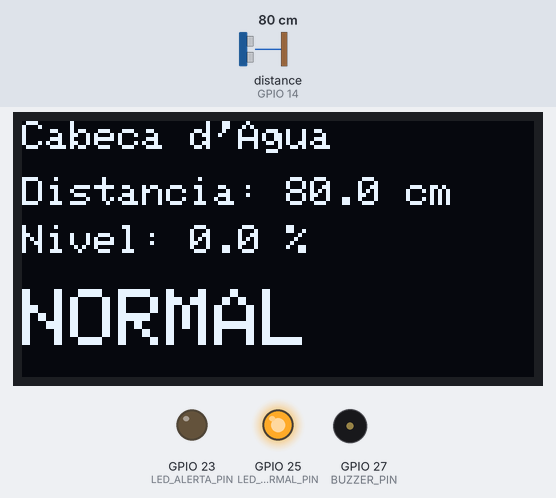
A sketch run on a simulated ESP32. Parts: 128×64 one-colour display, output pins drawn as LEDs (lit = HIGH), buzzer (waves = sounding). Wiring (inferred from the names in the program): ultrasonic range finder: trigger GPIO 4; echo GPIO 14. Inputs (shaded band) come from the test bench; at power-on: distance to the obstacle (sensor on GPIO 14) 80 cm. The echo pulse lasts 58.3 µs per cm; WiFi joins after 1.5 s; servers stay silent unless stated; uploads are accepted with an empty reply; pins used as bus, display or sensor lines are not drawn; what the sketch prints to the serial monitor is not drawn.

Above: at 2.9 s.
3.0 s: distance to the obstacle (sensor on GPIO 14) set to 26 cm
At 5.5 s:
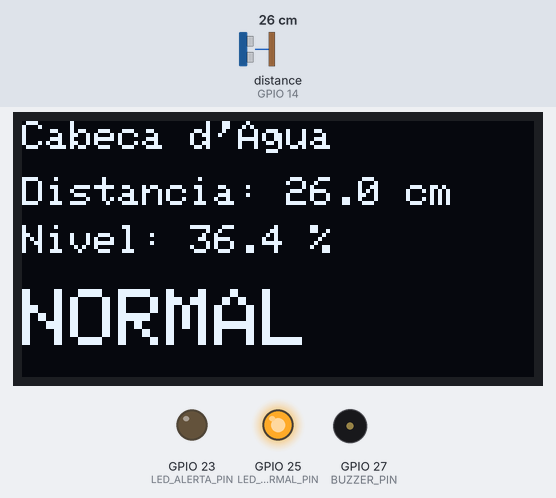
5.8 s: distance to the obstacle (sensor on GPIO 14) set to 22 cm
At 7.0 s:
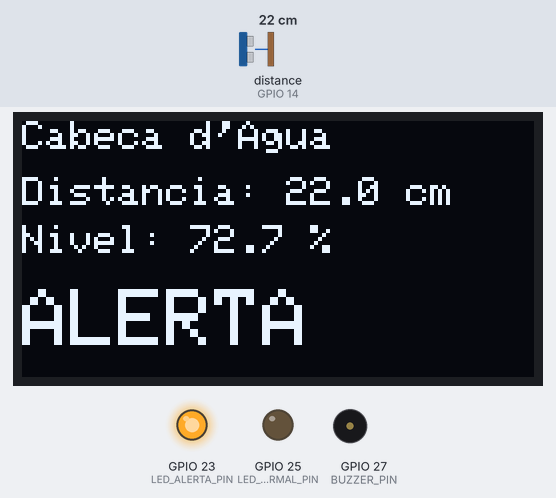
7.8 s: distance to the obstacle (sensor on GPIO 14) set to 17 cm
At 9.5 s:
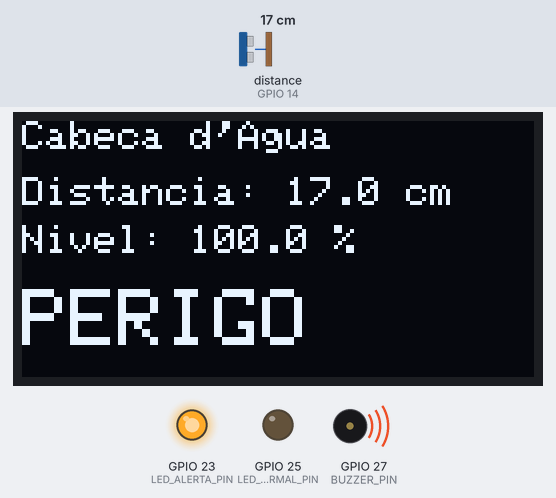
9.8 s: distance to the obstacle (sensor on GPIO 14) set to 35 cm
At 11.3 s:
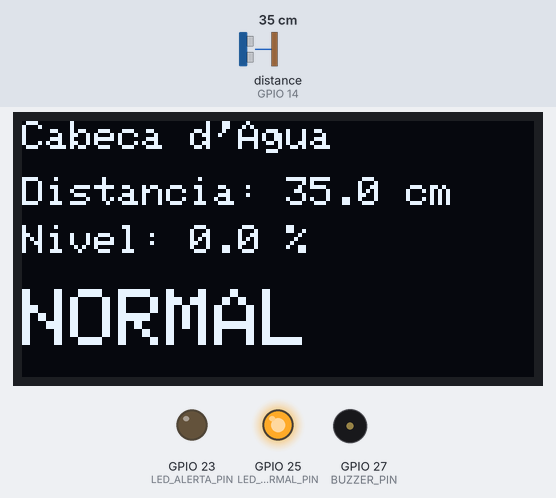
11.8 s: distance to the obstacle (sensor on GPIO 14) set to 2 cm
At 13.7 s:
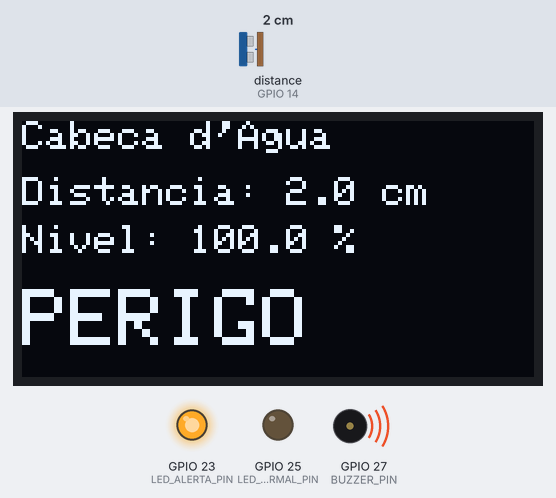
Timing chart, 0 to 14.8 s (numbered marks = the images above; inputs shaded):
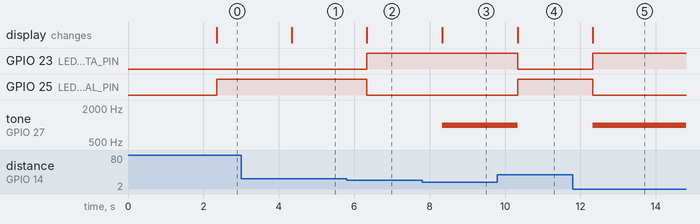

Measured:
- the behaviour switches between 24 and 23 cm on distance to the obstacle (sensor on GPIO 14) (found by bisection; images 1 and 2)
- the behaviour switches between 19 and 18 cm on distance to the obstacle (sensor on GPIO 14) (found by bisection; images 2 and 3)
- after the input at 3.0 s, the display: changes after 1.3 s (image 1)
- after the input at 5.8 s, GPIO 23 (LED_ALERTA_PIN): LOW → HIGH after 0.54 s; GPIO 25 (LED_NORMAL_PIN): HIGH → LOW after 0.54 s; the display: changes after 0.54 s (image 2)
- after the input at 7.8 s, tone on GPIO 27 (BUZZER_PIN): silent → 1000 Hz after 0.53 s; the display: changes after 0.53 s (image 3)
- after the input at 9.8 s, GPIO 23 (LED_ALERTA_PIN): HIGH → LOW after 0.54 s; GPIO 25 (LED_NORMAL_PIN): LOW → HIGH after 0.54 s; tone on GPIO 27 (BUZZER_PIN): 1000 Hz → silent after 0.54 s; the display: changes after 0.54 s (image 4)
- after the input at 11.8 s, GPIO 23 (LED_ALERTA_PIN): LOW → HIGH after 0.53 s; GPIO 25 (LED_NORMAL_PIN): HIGH → LOW after 0.53 s; tone on GPIO 27 (BUZZER_PIN): silent → 1000 Hz after 0.53 s; the display: changes after 0.53 s (image 5)

The sketch:

main.ino
```cpp
/*
  =====================================================================
  Projeto: Cabeça d'Água - Monitoramento de Nível de Água
  Placa: ESP32
  Sensor: HC-SR04
  Display: OLED 0,96" I2C (SSD1306)

  Esta versão une:
   - a leitura com média de várias amostras + fator de calibração
   - todos os componentes já ligados no projeto: 2 LEDs, buzzer e OLED
   - Wi-Fi + envio dos dados pro backend do site
   - fail-safe — se o sensor falhar (zona cega), envia 100%
     (crítico) pro site em vez de ficar em silêncio
   - cálculo de nível PROPORCIONAL (0-100%)

  CONFIGURAÇÃO FÍSICA DA MAQUETE (atualizada após troca de sensor):
   - Sensor: HC-SR04 (trocado do AJ-SR04M/JSN-SR04T — mesmo protocolo
     de leitura, sem mudança na lógica de codigo; zona cega bem menor
     e feixe mais estreito que o sensor anterior)
   - Sensor fixado a 32 cm do fundo do pote (pote de 17 cm + 15 cm de
     folga acima da borda)
   - Nível normal (baseline): 5 cm de água
   - Alerta (LED): a partir de 7 cm de água -> distancia = 32-7 = 25 cm
   - Perigo (buzzer): a partir de 11 cm de água -> distancia = 32-11 = 21 cm
   - Escala 0-100% enviada ao site: 0% = pote vazio (32 cm),
     100% = limiar de perigo, 11 cm de agua (21 cm)

  LIGAÇÕES:
  - HC-SR04:
      VCC  -> positivo da protoboard (5V - o HC-SR04 exige 5V de verdade)
      GND  -> negativo da protoboard
      TRIG -> D4
      ECHO -> divisor de tensão (1k + 2k) -> D14   (o eco sai em 5V,
              o ESP32 nao e tolerante a 5V nos GPIOs)
  - Display OLED (I2C):
      VCC -> positivo da protoboard
      GND -> negativo da protoboard
      SCK -> D22 (SCL)
      SDA -> D21 (SDA)
  - LED 1 (status normal):
      Anodo  -> resistor 220R -> D25
      Catodo -> negativo da protoboard
  - LED 2 (status de alerta/perigo):
      Anodo  -> resistor 220R -> D23
      Catodo -> negativo da protoboard
  - Buzzer:
      (-) -> negativo da protoboard
      (+) -> D27

  BIBLIOTECAS NECESSÁRIAS (Library Manager da Arduino IDE):
      - Adafruit SSD1306
      - Adafruit GFX Library
      (Adafruit BusIO é instalada automaticamente como dependência)
      (WiFi.h e HTTPClient.h já vêm com o pacote da placa ESP32)
      (o HC-SR04 nao usa biblioteca propria - leitura via pulseIn)
  =====================================================================
*/

#include <Wire.h>
#include <Adafruit_GFX.h>
#include <Adafruit_SSD1306.h>
#include <WiFi.h>
#include <WiFiClient.h>
#include <WiFiClientSecure.h>
#include <HTTPClient.h>

// ================== PINOS ==================
#define TRIG_PIN         4
#define ECHO_PIN         14
#define LED_NORMAL_PIN   25
#define LED_ALERTA_PIN   23
#define BUZZER_PIN       27

// ================== DISPLAY OLED ==================
#define SCREEN_WIDTH  128
#define SCREEN_HEIGHT 64
#define OLED_RESET    -1
#define OLED_ADDR     0x3C   // se nao inicializar, tente 0x3D
Adafruit_SSD1306 display(SCREEN_WIDTH, SCREEN_HEIGHT, &Wire, OLED_RESET);

// ================== CALIBRACAO DA LEITURA (HC-SR04) ==================
const float FATOR_CALIBRACAO = 1.0f;
const float OFFSET_CORRECAO_SENSOR_CM = 0.0f;

// Numero de leituras usadas para calcular a media a cada medicao
const int NUM_LEITURAS = 5;

// Timeout do pulso do sensor (HC-SR04 alcanca ate ~400cm)
const unsigned long SENSOR_TIMEOUT_US = 25000;

// ================== CALIBRACAO DO NIVEL (0% - 100%) ==================
// Pote vazio -> distancia = altura do sensor ate o fundo = 32 cm
const float DIST_NIVEL_0_CM   = 30.0;

// "100%" = limiar de perigo definido (11 cm de agua) -> distancia = 30-11 = 19 cm
const float DIST_NIVEL_100_CM = 19.0;

// ================== LIMIARES DIRETOS EM CM (LED e BUZZER) ==================
// Definidos direto pela altura de agua combinada com a orientadora,
// nao mais derivados de uma porcentagem generica.
// A agua sobe -> a distancia sensor-agua DIMINUI, por isso o limiar do
// LED (mais longe) e MAIOR que o do buzzer (mais perto).
const float LIMIAR_LED_VERMELHO_CM = 23.0f;  // alerta a partir de 7 cm de agua (30-7=23)
const float LIMIAR_BUZZER_CM       = 19.0f;  // perigo a partir de 11 cm de agua (30-11=19)

// Intervalo entre medicoes completas
const unsigned long INTERVALO_LEITURA_MS = 2000;
unsigned long ultimaLeitura = 0;


// ================== WI-FI ==================
const char* WIFI_SSID     = "Felipe Moraes";
const char* WIFI_PASSWORD = "felipe123";

// ================== API DO SITE ==================
// IMPORTANTE: "localhost" NAO funciona aqui - o ESP32 e o PC sao
// dispositivos diferentes na rede. Use o IP local do PC com XAMPP
// (descubra rodando "ipconfig" no PC, no adaptador Wi-Fi, campo
// "Endereco IPv4").
const char* API_HOST = "10.182.206.24";
const int   API_PORT = 80;
const char* API_PATH = "/projetosara/backend/api/index.php?route=device/send-data";

const char* DEVICE_ID = "CDA-001";  // precisa bater com um device_code ja cadastrado no site

// Campos que o backend espera mas que ainda nao temos sensor real:
// valores fixos por enquanto, ajuste quando tiver os sensores.
const float TEMPERATURA_FIXA = 25.0;   // TODO: sem sensor de temperatura (ex: DS18B20) ainda
const int   BATERIA_FIXA     = 100;    // TODO: sem leitura de bateria ainda
const float LATITUDE_FIXA    = -23.185;
const float LONGITUDE_FIXA   = -46.876;


// =====================================================
// SETUP
// =====================================================
void setup() {
  Serial.begin(115200);
  Serial.println(F("[DEBUG] setup iniciado."));

  pinMode(TRIG_PIN, OUTPUT);
  pinMode(ECHO_PIN, INPUT);
  pinMode(LED_NORMAL_PIN, OUTPUT);
  pinMode(LED_ALERTA_PIN, OUTPUT);
  pinMode(BUZZER_PIN, OUTPUT);

  digitalWrite(TRIG_PIN, LOW);
  digitalWrite(LED_NORMAL_PIN, LOW);
  digitalWrite(LED_ALERTA_PIN, LOW);
  noTone(BUZZER_PIN);

  Wire.begin(21, 22); // SDA, SCL

  WiFi.mode(WIFI_STA);
  WiFi.setAutoReconnect(true);
  WiFi.persistent(false);

  if (!display.begin(SSD1306_SWITCHCAPVCC, OLED_ADDR)) {
    Serial.println(F("Falha ao iniciar o display OLED. Verifique o endereco I2C (0x3C/0x3D) e as ligacoes."));
    while (true) { delay(10); }
  }
  display.clearDisplay();
  display.setTextColor(SSD1306_WHITE);
  display.display();

  conectarWiFi();

  Serial.println(F("Sistema Cabeca d'Agua iniciado."));
}


// =====================================================
// CONECTA AO WI-FI
// =====================================================
void conectarWiFi() {
  if (WiFi.status() == WL_CONNECTED) {
    Serial.print(F("Wi-Fi ja conectado. IP do ESP32: "));
    Serial.println(WiFi.localIP());
    return;
  }

  Serial.print(F("[DEBUG] Wi-Fi status atual: "));
  Serial.println(WiFi.status());
  Serial.print(F("Conectando ao Wi-Fi"));
  WiFi.disconnect(false, false);
  WiFi.begin(WIFI_SSID, WIFI_PASSWORD);

  unsigned long inicio = millis();
  while (WiFi.status() != WL_CONNECTED && millis() - inicio < 15000) {
    delay(400);
    Serial.print(".");
  }

  if (WiFi.status() == WL_CONNECTED) {
    Serial.println();
    Serial.print(F("Wi-Fi conectado! IP do ESP32: "));
    Serial.println(WiFi.localIP());
    Serial.print(F("RSSI do Wi-Fi: "));
    Serial.print(WiFi.RSSI());
    Serial.println(F(" dBm"));
    WiFi.setSleep(false);
  } else {
    Serial.print(F("[DEBUG] Wi-Fi nao conectou. Status final: "));
    Serial.println(WiFi.status());
    Serial.println();
    Serial.println(F("Nao foi possivel conectar ao Wi-Fi em 15s. Vou continuar tentando em segundo plano nas proximas leituras."));
  }
}


// =====================================================
// LEITURA DO SENSOR (uma amostra), com calibracao aplicada
// =====================================================
float medirUmaLeitura() {
  digitalWrite(TRIG_PIN, LOW);
  delayMicroseconds(5);
  digitalWrite(TRIG_PIN, HIGH);
  delayMicroseconds(20);
  digitalWrite(TRIG_PIN, LOW);

  unsigned long duracao = pulseIn(ECHO_PIN, HIGH, SENSOR_TIMEOUT_US);
  if (duracao == 0) return -1;

  float distancia = duracao * 0.0343f / 2.0f;
  distancia *= FATOR_CALIBRACAO;
  distancia += OFFSET_CORRECAO_SENSOR_CM;

  Serial.print(F("Raw echo us="));
  Serial.print(duracao);
  Serial.print(F(" | distancia_cm="));
  Serial.println(distancia, 2);

  if (distancia < 1 || distancia > 600) return -1;

  return distancia;
}


// =====================================================
// FAZ VARIAS LEITURAS E CALCULA A MEDIA (mais estavel)
// =====================================================
float medirDistanciaMedia() {
  float soma = 0;
  int leiturasValidas = 0;

  for (int i = 0; i < NUM_LEITURAS; i++) {
    float distancia = medirUmaLeitura();
    if (distancia > 0) {
      soma += distancia;
      leiturasValidas++;
    }
    delay(60);
  }

  if (leiturasValidas == 0) return -1;
  return soma / leiturasValidas;
}


// =====================================================
// CALCULO DO NIVEL EM PORCENTAGEM (proporcional)
// =====================================================
float calcularNivelPercentual(float distanciaCM) {
  float nivel = (DIST_NIVEL_0_CM - distanciaCM) / (DIST_NIVEL_0_CM - DIST_NIVEL_100_CM) * 100.0;
  if (nivel < 0)   nivel = 0;
  if (nivel > 100) nivel = 100;
  return nivel;
}


// =====================================================
// ATUALIZA O DISPLAY OLED
// =====================================================
void atualizarDisplay(float distanciaCM, float nivelPct, const char* status) {
  display.clearDisplay();

  display.setTextSize(1);
  display.setCursor(0, 0);
  display.println(F("Cabeca d'Agua"));

  display.setCursor(0, 14);
  display.print(F("Distancia: "));
  display.print(distanciaCM, 1);
  display.println(F(" cm"));

  display.setCursor(0, 26);
  display.print(F("Nivel: "));
  display.print(nivelPct, 1);
  display.println(F(" %"));

  display.setCursor(0, 42);
  display.setTextSize(2);
  display.println(status);

  display.display();
}


// =====================================================
// CONTROLA LEDs E BUZZER CONFORME A DISTANCIA (CM)
// A agua sobe -> a distancia sensor-agua DIMINUI.
// =====================================================
void tratarAlertas(float distanciaCM) {
  bool leituraValida = (distanciaCM > 0);
  bool perigoBuzzer  = leituraValida && (distanciaCM <= LIMIAR_BUZZER_CM);
  bool alertaLed     = leituraValida && (distanciaCM <= LIMIAR_LED_VERMELHO_CM);

  if (perigoBuzzer) {
    // Perigo (>=11 cm de agua): LED vermelho + buzzer ligados
    digitalWrite(LED_NORMAL_PIN, LOW);
    digitalWrite(LED_ALERTA_PIN, HIGH);
    tone(BUZZER_PIN, 1000);

  } else if (alertaLed) {
    // Atencao (>=7 cm de agua, ainda abaixo do limiar de perigo): so o LED vermelho
    digitalWrite(LED_NORMAL_PIN, LOW);
    digitalWrite(LED_ALERTA_PIN, HIGH);
    noTone(BUZZER_PIN);

  } else {
    // Normal: agua ainda abaixo do limiar de alerta
    digitalWrite(LED_NORMAL_PIN, HIGH);
    digitalWrite(LED_ALERTA_PIN, LOW);
    noTone(BUZZER_PIN);
  }
}


// =====================================================
// ENVIA OS DADOS PRO SITE
// =====================================================
void enviarDados(float nivelPct, float distanciaCM, const char* status) {
  if (WiFi.status() != WL_CONNECTED) {
    Serial.println(F("Wi-Fi desconectado, nao foi possivel enviar os dados. Tentando reconectar..."));
    conectarWiFi();
    if (WiFi.status() != WL_CONNECTED) return;
  }

  Serial.print(F("[NET] ESP32 IP: "));
  Serial.println(WiFi.localIP());
  Serial.print(F("[NET] Testando TCP para "));
  Serial.print(API_HOST);
  Serial.print(':');
  Serial.println(API_PORT);

  WiFiClient tcpProbe;
  bool tcpConnected = tcpProbe.connect(API_HOST, API_PORT, 3000);
  Serial.println(tcpConnected ? F("[NET] TCP conectado") : F("[NET] TCP falhou"));
  tcpProbe.stop();
  if (!tcpConnected) return;

  WiFiClientSecure secureClient;
  secureClient.setInsecure();

  HTTPClient http;
  String url = String("https://") + API_HOST + API_PATH;
  Serial.print(F("API: "));
  Serial.println(url);
  http.begin(secureClient, url);
  http.setConnectTimeout(5000);
  http.setTimeout(10000);
  http.addHeader("Content-Type", "application/json");
  http.addHeader("ngrok-skip-browser-warning", "true");

  String payload = "{";
  payload += "\"device_id\":\"" + String(DEVICE_ID) + "\",";
  payload += "\"water_level\":" + String((int)round(nivelPct)) + ",";
  payload += "\"temperature\":" + String(TEMPERATURA_FIXA, 1) + ",";
  payload += "\"latitude\":" + String(LATITUDE_FIXA, 6) + ",";
  payload += "\"longitude\":" + String(LONGITUDE_FIXA, 6) + ",";
  payload += "\"battery\":" + String(BATERIA_FIXA) + ",";
  payload += "\"distance_cm\":" + String(distanciaCM, 2) + ",";
  payload += "\"status\":\"" + String(status) + "\"";
  payload += "}";

  Serial.println(F("[HTTP] Iniciando POST; aguarde ate 8 segundos."));
  int codigoResposta = http.POST(payload);
  Serial.print(F("[HTTP] POST retornou codigo: "));
  Serial.println(codigoResposta);

  if (codigoResposta > 0) {
    Serial.print(F("Dados enviados! Codigo HTTP: "));
    Serial.println(codigoResposta);
    Serial.print(F("Resposta da API: "));
    Serial.println(http.getString());
  } else {
    Serial.print(F("Falha ao enviar dados. Erro: "));
    Serial.println(http.errorToString(codigoResposta));
    Serial.print(F("Verifique se o PC responde em http://"));
    Serial.print(API_HOST);
    Serial.println(F(" e se o Apache esta liberado no firewall."));
  }

  http.end();
}


// =====================================================
// LOOP PRINCIPAL
// =====================================================
void loop() {
  if (millis() - ultimaLeitura >= INTERVALO_LEITURA_MS) {
    ultimaLeitura = millis();

    float distancia = medirDistanciaMedia();

    if (distancia < 0) {
      Serial.println(F("Erro na leitura do sensor (fora de alcance ou falha)."));
      atualizarDisplay(0, 0, "ERRO");

      // fail-safe: se nao consegue medir (ex: zona cega do sensor),
      // assume risco critico (100%) e avisa o site mesmo assim, em
      // vez de ficar em silencio numa falha de leitura.
      enviarDados(100.0, -1.0, "PERIGO");
      return;
    }

    float nivel = calcularNivelPercentual(distancia);

    const char* status;
    if (distancia <= LIMIAR_BUZZER_CM)             status = "PERIGO";
    else if (distancia <= LIMIAR_LED_VERMELHO_CM)  status = "ALERTA";
    else                                             status = "NORMAL";

    Serial.print(F("Distancia: "));
    Serial.print(distancia);
    Serial.print(F(" cm | Nivel: "));
    Serial.print(nivel);
    Serial.print(F(" % | Status: "));
    Serial.println(status);

    atualizarDisplay(distancia, nivel, status);
    tratarAlertas(distancia);
    // O backend usa distancia/status para aplicar os limiares reais do hardware.
    enviarDados(nivel, distancia, status);
  }
}
```
